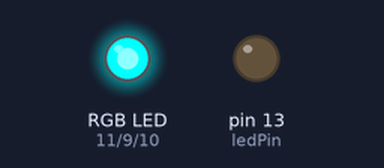
A sketch run on a simulated Arduino Uno, built with avr-gcc and run on an emulated ATmega328P. Parts: an RGB LED mixed from three pins (HIGH = lit), output pins drawn as LEDs (lit = HIGH).

Above: at 0.05 s.
At 1.3 s:
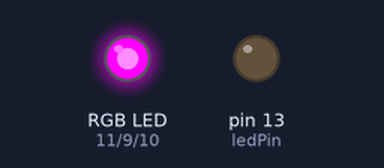
At 2.55 s:
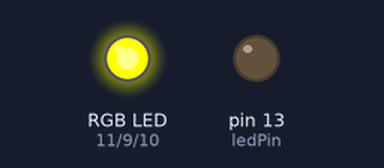
At 5.05 s:
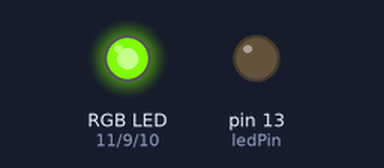
At 7.0 s:
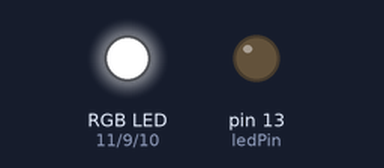
At 10.0 s:
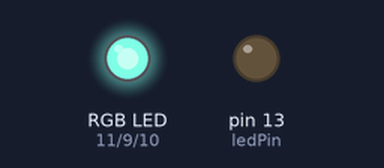
Timing chart, 0 to 13.0 s (numbered marks = the images above):
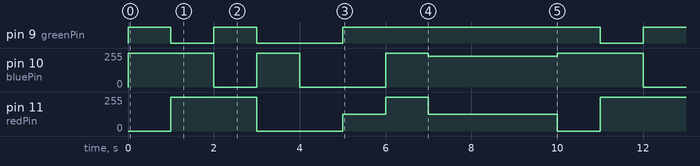

Measured:
- by itself, pin 9 (greenPin): repeats every 10.0 s: LOW 1.0 s, HIGH 1.0 s, LOW 2.0 s, HIGH 6.0 s
- by itself, pin 10 (bluePin): repeats every 10.0 s: 0/255 1.0 s, 255/255 1.0 s, 0/255 2.0 s, 255/255 1.0 s, 230/255 3.0 s, 255/255 2.0 s
- by itself, pin 11 (redPin): repeats every 10.0 s: 0/255 2.0 s, 127/255 1.0 s, 255/255 1.0 s, 127/255 3.0 s, 0/255 1.0 s, 255/255 2.0 s

The sketch:

RGB.ino
```cpp
int ledPin = 13; // LED is connected to digital pin 13
int redPin = 11;  // R 红色LED 控制引脚 连接到Arduino的 11脚
int greenPin = 9;  // G绿色LED 控制引脚 连接到Arduino的 9脚
int bluePin = 10;  // B蓝色LED 控制引脚 连接到Arduino的 11脚

void setup()
{
         pinMode(ledPin, OUTPUT); // 设置ledPin对应的管脚13为输出
         pinMode(redPin, OUTPUT); //设置redPin对应的管脚11为输出
         pinMode(greenPin, OUTPUT); //设置greenPin,对应的管脚9为输出
         pinMode(bluePin, OUTPUT); //设置bluePin对应的管脚10为输出
}

void loop()  // run over and over again
{
          // Basic colors:
          color(255, 0, 0); // 红色亮
          delay(1000); // 延时一秒
          color(0,255, 0); //绿色亮
          delay(1000); //延时一秒
          color(0, 0, 255); // 蓝色灯亮
          delay(1000); //延时一秒

          // Example blended colors:
          color(255,255,0); // 黄色
          delay(1000); //延时一秒
          color(255,255,255); // 白色
          delay(1000); //延时一秒
          color(128,0,255); // 紫色
          delay(1000); //延时一秒
          color(0,0,0); // t关闭led
          delay(1000); //延时一秒
          color(128,0,25); // 紫色
          delay(3000); //延时一秒
}

void color (unsigned char red, unsigned char green, unsigned char blue)  //颜色控制函数
{
          analogWrite(redPin, 255-red);
          analogWrite(bluePin, 255-blue);
          analogWrite(greenPin, 255-green);
}
```
